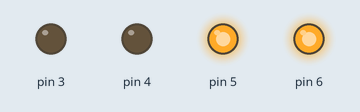
The sketch below on a simulated Arduino Uno, built with avr-gcc and run on an emulated ATmega328P. Shown: output pins drawn as LEDs (lit = HIGH).

Above: at 0.5 s.
At 5.0 s:
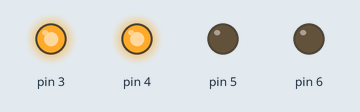
Timing chart, 0 to 6.9 s (numbered marks = the images above):
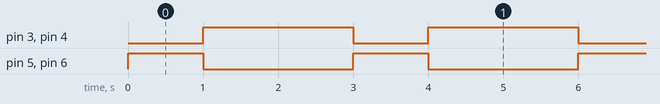

The sketch:

Inciso8.ino
```cpp
void setup()
{
}

void Azules(int Azul1, int Azul2){
  pinMode(Azul1, OUTPUT);
  pinMode(Azul2, OUTPUT);
  digitalWrite(Azul1, HIGH);
  digitalWrite(Azul2, HIGH);
  delay(1000);
  digitalWrite(Azul1, LOW);
  digitalWrite(Azul2, LOW);
}

void Verdes(int Verde1, int Verde2){
  pinMode(Verde1, OUTPUT);
  pinMode(Verde2, OUTPUT);
  digitalWrite(Verde1, HIGH);
  digitalWrite(Verde2, HIGH);
  delay(2000);
  digitalWrite(Verde1, LOW);
  digitalWrite(Verde2, LOW);
}

void loop()
{
	Azules(5, 6);
  Verdes(3, 4);
}
```

Measured:
- by itself, pin 3, pin 4: alternates HIGH for 2.0 s and LOW for 1.0 s
- by itself, pin 5, pin 6: alternates HIGH for 1.0 s and LOW for 2.0 s
- by itself, everything shown: repeats every 3.0 s, in 3 steps
